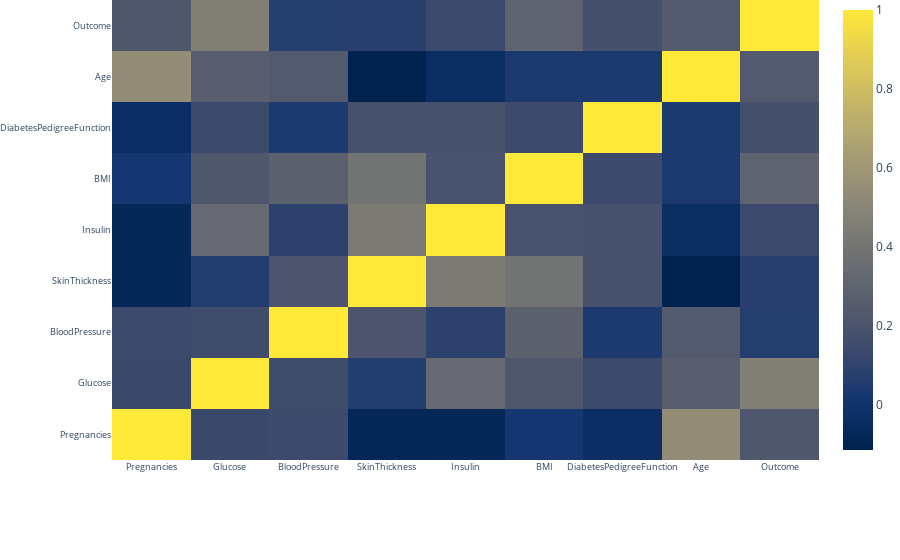

Notebook source saved alongside this figure:
### Code cell
def plot_correlation_matrix():
    # Compute the correlation matrix for the dataset
    corr_matrix = data.corr()
    
    # Extract the list of column names to use as labels
    labels = corr_matrix.columns.tolist()
    
    # Convert the correlation matrix to a NumPy array for plotting
    corr_values = np.array(corr_matrix)
    
    # Create a heatmap using an alternative colorscale (e.g., 'Cividis')
    heatmap_trace = go.Heatmap(
        z=corr_values,
        x=labels,
        y=labels,
        colorscale='Cividis',  # Changed colorscale from 'Viridis' to 'Cividis'
        colorbar=dict()
    )
    
    # Set up the layout for the plot
    layout_config = go.Layout(
        dict(
            title='Correlation Matrix for Variables',
            margin=dict(r=0, l=100, t=0, b=100),
            yaxis=dict(tickfont=dict(size=9)),
            xaxis=dict(tickfont=dict(size=9))
        )
    )
    
    # Create the figure and display it
    fig = go.Figure(data=[heatmap_trace], layout=layout_config)
    py.iplot(fig)

# Call the function to display the correlation matrix plot
plot_correlation_matrix()

### Figure 1 — Plotly figure (JSON) as saved in the notebook; plotly's stock layout.template omitted (floating-point values rounded to 4 significant figures)
{"data": [{"colorscale": [[0, "#00224e"], [0.1111, "#123570"], [0.2222, "#3b496c"], [0.3333, "#575d6d"], [0.4444, "#707173"], [0.5556, "#8a8678"], [0.6667, "#a59c74"], [0.7778, "#c3b369"], [0.8889, "#e1cc55"], [1, "#fee838"]], "type": "heatmap", "x": ["Pregnancies", "Glucose", "BloodPressure", "SkinThickness", "Insulin", "BMI", "DiabetesPedigreeFunction", "Age", "Outcome"], "y": ["Pregnancies", "Glucose", "BloodPressure", "SkinThickness", "Insulin", "BMI", "DiabetesPedigreeFunction", "Age", "Outcome"], "z": [[1, 0.1295, 0.1413, -0.08167, -0.07353, 0.01768, -0.03352, 0.5443, 0.2219], [0.1295, 1, 0.1526, 0.05733, 0.3314, 0.2211, 0.1373, 0.2635, 0.4666], [0.1413, 0.1526, 1, 0.2074, 0.08893, 0.2818, 0.04126, 0.2395, 0.06507], [-0.08167, 0.05733, 0.2074, 1, 0.4368, 0.3926, 0.1839, -0.114, 0.07475], [-0.07353, 0.3314, 0.08893, 0.4368, 1, 0.1979, 0.1851, -0.04216, 0.1305], [0.01768, 0.2211, 0.2818, 0.3926, 0.1979, 1, 0.1406, 0.03624, 0.2927], [-0.03352, 0.1373, 0.04126, 0.1839, 0.1851, 0.1406, 1, 0.03356, 0.1738], [0.5443, 0.2635, 0.2395, -0.114, -0.04216, 0.03624, 0.03356, 1, 0.2384], [0.2219, 0.4666, 0.06507, 0.07475, 0.1305, 0.2927, 0.1738, 0.2384, 1]]}], "layout": {"autosize": true, "margin": {"b": 100, "l": 100, "r": 0, "t": 0}, "title": {"text": "Correlation Matrix for Variables"}, "xaxis": {"autorange": true, "range": [-0.5, 8.5], "tickfont": {"size": 9}, "type": "category"}, "yaxis": {"autorange": true, "range": [-0.5, 8.5], "tickfont": {"size": 9}, "type": "category"}}}
